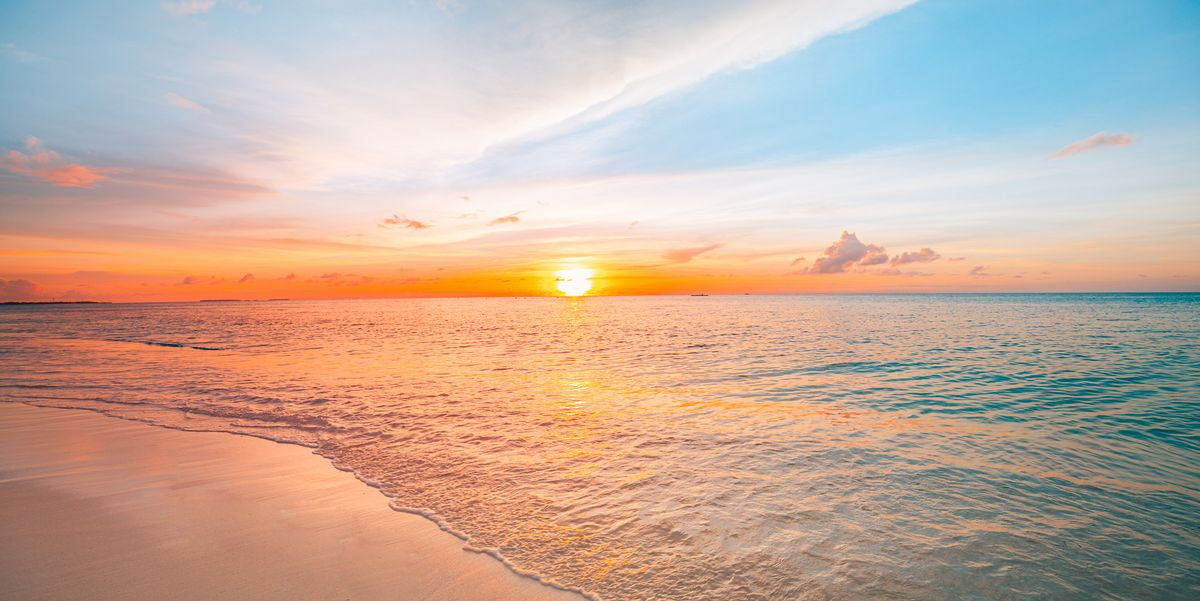
#> input picture codes/images/sunset.jpg, 1200 x 601 px
$ python mask_hist.py
#> lines starting #> are read from the running program, lines starting #| are printed output that depends on the picture
import cv2
import numpy as np
import matplotlib.pyplot as plt

img = cv2.imread('./images/sunset.jpg', 0)
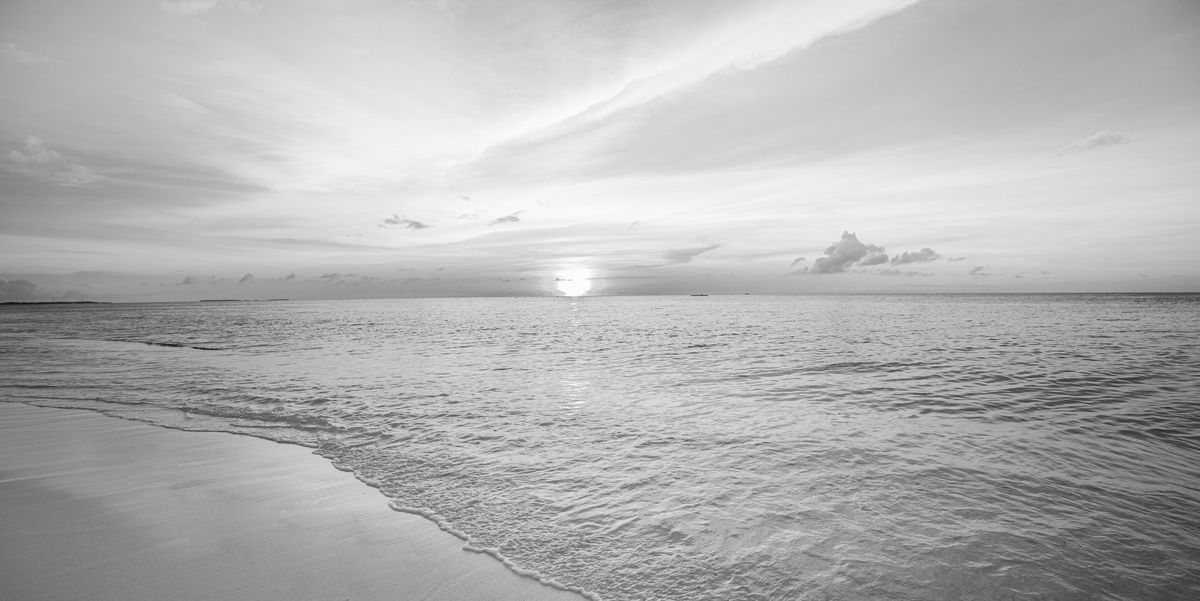
#> img: shape (601, 1200); min 11, max 255, mean 178.2

# mask
mask = np.zeros(img.shape[:2], np.uint8)
mask[200:400, 300:500] = 255

# histogram based on mask
hist_mask = cv2.calcHist([img], [0], mask, [256], [0, 256])
#> hist_mask = 256 values, max 863 at index 193, min 0 at index 0, mean 156.2

# plt image, mask, histogram
fig, ax = plt.subplots(1, 3, figsize=(15, 5))

ax[0].imshow(img, cmap='gray')
ax[0].set_title('Grayscale Image')

ax[1].imshow(mask, cmap='gray')
ax[1].set_title('Mask')

ax[2].plot(hist_mask)
ax[2].set_title('Histogram of Gray Image based on Mask')

plt.show()
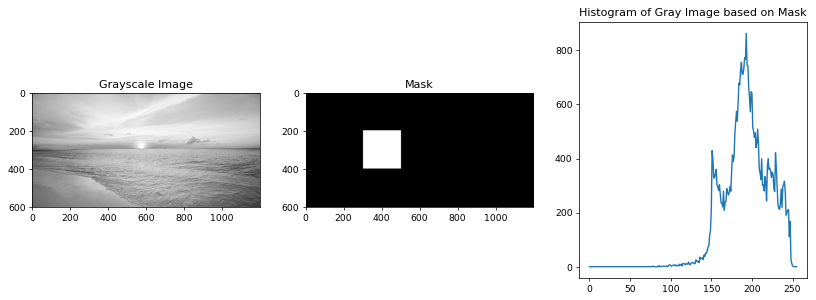
#> figure drawn by matplotlib, 3 panels; panel 3: curve peaks at x = 193, y = 863

$ run again, with codes/images/bright.jpeg copied over codes/images/sunset.jpg
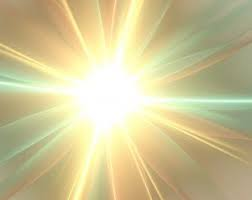
#> input picture codes/images/bright.jpeg, 252 x 200 px
#> `img = cv2.imread('./images/sunset.jpg', 0)`:
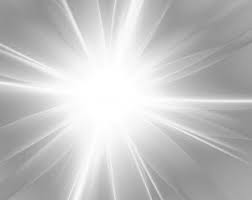
#> img: shape (200, 252); min 136, max 255, mean 194.1
#> hist_mask = 256 values from 0 to 0
#> `plt.show()`:
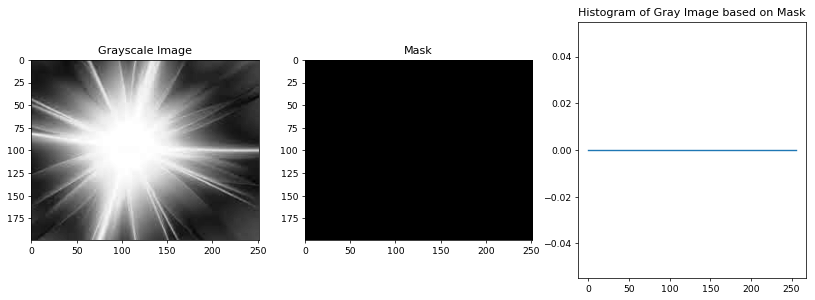
#> figure drawn by matplotlib, 3 panels
